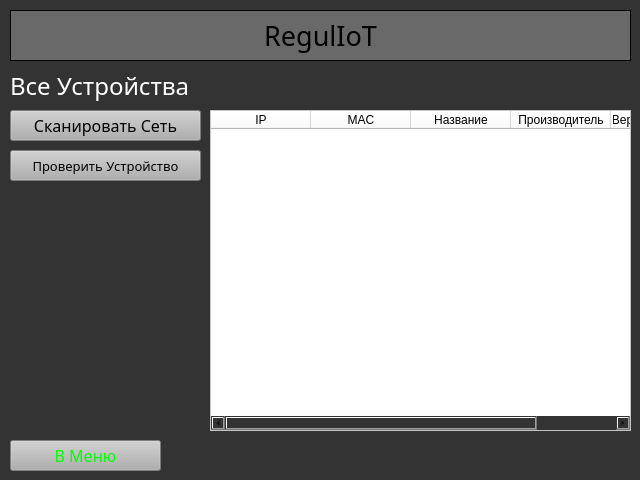
<?xml version="1.0" encoding="UTF-8"?>
<ui version="4.0">
 <class>IoT_SecurityPoint</class>
 <widget class="QMainWindow" name="IoT_SecurityPoint">
  <property name="geometry">
   <rect>
    <x>0</x>
    <y>0</y>
    <width>640</width>
    <height>480</height>
   </rect>
  </property>
  <property name="windowTitle">
   <string>MainWindow</string>
  </property>
  <property name="styleSheet">
   <string notr="true">background-color: rgb(51, 51, 51);</string>
  </property>
  <widget class="QWidget" name="centralwidget">
   <widget class="QLabel" name="header_name_ad">
    <property name="geometry">
     <rect>
      <x>10</x>
      <y>60</y>
      <width>621</width>
      <height>51</height>
     </rect>
    </property>
    <property name="font">
     <font>
      <family>Gotham</family>
      <pointsize>18</pointsize>
     </font>
    </property>
    <property name="styleSheet">
     <string notr="true">color: rgb(255, 255, 255);</string>
    </property>
    <property name="frameShape">
     <enum>QFrame::NoFrame</enum>
    </property>
    <property name="frameShadow">
     <enum>QFrame::Plain</enum>
    </property>
    <property name="text">
     <string>Все Устройства</string>
    </property>
   </widget>
   <widget class="QPushButton" name="btn_scan_net">
    <property name="geometry">
     <rect>
      <x>10</x>
      <y>110</y>
      <width>191</width>
      <height>31</height>
     </rect>
    </property>
    <property name="font">
     <font>
      <family>Gotham</family>
      <pointsize>12</pointsize>
     </font>
    </property>
    <property name="styleSheet">
     <string notr="true">color: rgb(0, 0, 0);
border-color: rgb(0, 0, 0);
background-color: rgb(175, 175, 175);</string>
    </property>
    <property name="text">
     <string>Сканировать Сеть</string>
    </property>
   </widget>
   <widget class="QPushButton" name="btn_check_device">
    <property name="geometry">
     <rect>
      <x>10</x>
      <y>150</y>
      <width>191</width>
      <height>31</height>
     </rect>
    </property>
    <property name="font">
     <font>
      <family>Gotham</family>
      <pointsize>10</pointsize>
     </font>
    </property>
    <property name="styleSheet">
     <string notr="true">color: rgb(0, 0, 0);
border-color: rgb(0, 0, 0);
background-color: rgb(175, 175, 175);</string>
    </property>
    <property name="text">
     <string>Проверить Устройство</string>
    </property>
   </widget>
   <widget class="QTableWidget" name="table_ad">
    <property name="geometry">
     <rect>
      <x>210</x>
      <y>110</y>
      <width>421</width>
      <height>321</height>
     </rect>
    </property>
    <property name="font">
     <font>
      <family>Gotham</family>
      <pointsize>10</pointsize>
     </font>
    </property>
    <property name="styleSheet">
     <string notr="true">color: rgb(0, 0, 0);
background-color: rgb(255, 255, 255);
border-color: rgb(255, 255, 255);</string>
    </property>
    <property name="sizeAdjustPolicy">
     <enum>QAbstractScrollArea::AdjustToContents</enum>
    </property>
    <column>
     <property name="text">
      <string>IP</string>
     </property>
    </column>
    <column>
     <property name="text">
      <string>MAC</string>
     </property>
    </column>
    <column>
     <property name="text">
      <string>Название</string>
     </property>
    </column>
    <column>
     <property name="text">
      <string>Производитель</string>
     </property>
    </column>
    <column>
     <property name="text">
      <string>Версия прошивки</string>
     </property>
    </column>
   </widget>
   <widget class="QLabel" name="header_name_2">
    <property name="geometry">
     <rect>
      <x>10</x>
      <y>10</y>
      <width>621</width>
      <height>51</height>
     </rect>
    </property>
    <property name="font">
     <font>
      <family>Gotham</family>
      <pointsize>20</pointsize>
     </font>
    </property>
    <property name="styleSheet">
     <string notr="true">color: rgb(0, 0, 0);
border-color: rgb(0, 0, 0);
background-color: rgb(105, 105, 105);</string>
    </property>
    <property name="frameShape">
     <enum>QFrame::Box</enum>
    </property>
    <property name="frameShadow">
     <enum>QFrame::Plain</enum>
    </property>
    <property name="text">
     <string>RegulIoT</string>
    </property>
    <property name="alignment">
     <set>Qt::AlignCenter</set>
    </property>
   </widget>
   <widget class="QPushButton" name="btn_back">
    <property name="geometry">
     <rect>
      <x>10</x>
      <y>440</y>
      <width>151</width>
      <height>31</height>
     </rect>
    </property>
    <property name="font">
     <font>
      <family>Gotham</family>
      <pointsize>12</pointsize>
     </font>
    </property>
    <property name="styleSheet">
     <string notr="true">color: rgb(0, 255, 0);
border-color: rgb(0, 0, 0);
background-color: rgb(175, 175, 175);</string>
    </property>
    <property name="text">
     <string>В Меню</string>
    </property>
   </widget>
  </widget>
 </widget>
 <resources/>
 <connections/>
</ui>
